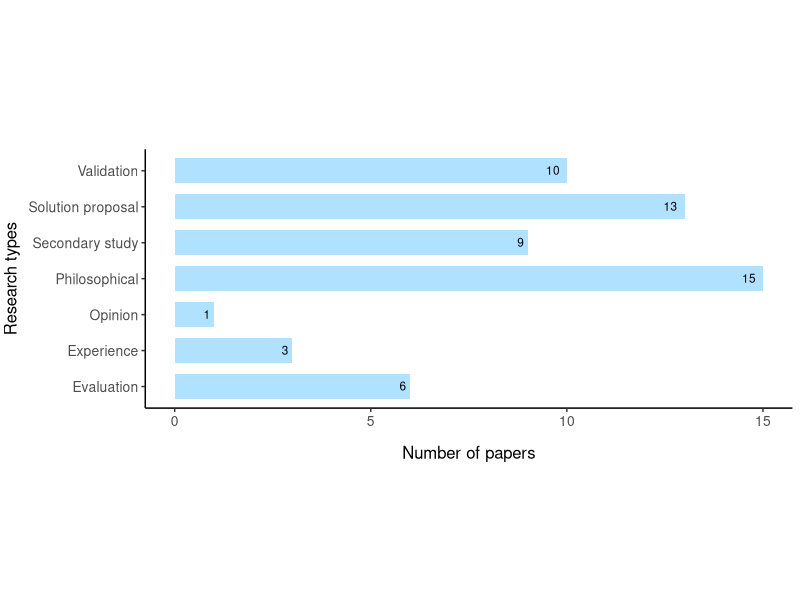
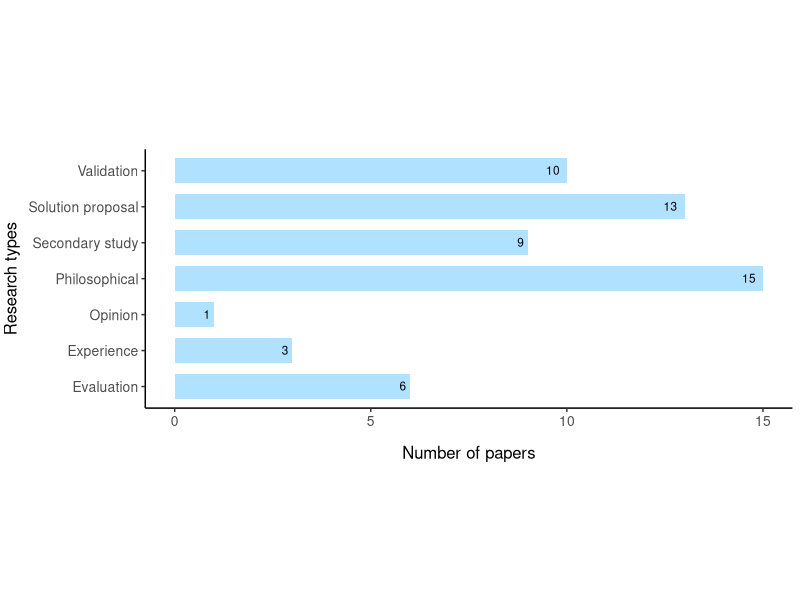

Here is the R script that generated these plots, in order:
install.packages(c("ggplot2", "RColorBrewer"))

library(ggplot2)
library(RColorBrewer)

# Dataset
research_types <- c("Validation", "Evaluation", "Solution proposal", "Philosophical", "Opinion", "Experience", "Secondary study")
numpapers <- c(10, 6, 13, 15, 1, 3, 9)
data <- data.frame(research_types, numpapers)

# Bar chart
barchart <- ggplot(data, aes(x=research_types, y=numpapers)) + geom_bar(stat="identity", fill="lightskyblue1", width=0.7) + coord_flip() + geom_text(aes(label=numpapers), color="black", vjust=0.45, size=3.0, hjust=1.5) + labs(x="Research types", y="Number of papers") + theme_classic() + theme(axis.title.x=element_text(vjust=-2.0, size=12.0), axis.text.x=element_text(size=10.0), axis.title.y=element_text(vjust=2.0, size=12.0), axis.text.y=element_text(size=10.0), legend.position="none", aspect.ratio=0.4/1) + ylim(0, 15)
barchart

# Save to file
ggsave("research-types.png", plot=barchart, device="png", dpi="print")